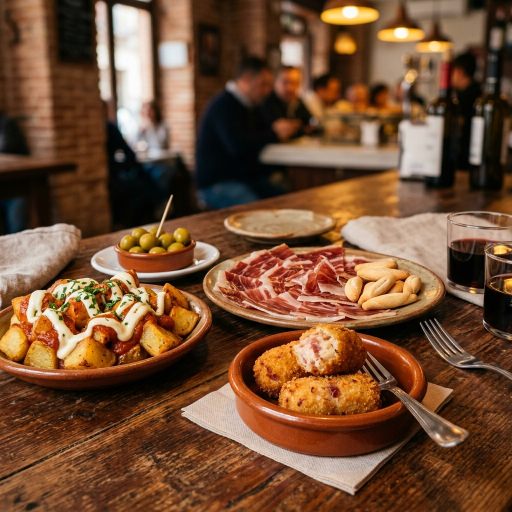
#> input picture assets/generated/tapas_spread.png, 1024 x 1024 px (shown at 1/2 size); its folder holds 5 pictures in this run
$ python optimize_images.py
#> lines starting #> are read from the running program, lines starting #| are printed output that depends on the picture
#!/usr/bin/env python3
"""Rebuild visual derivatives with Pillow (optional asset-maintenance tool)."""
from pathlib import Path
import json
import shutil
from PIL import Image

ROOT = Path(__file__).resolve().parents[1]
metrics = []
for source in sorted((ROOT / 'assets').rglob('*.png')):
    if 'logos' in source.parts or source.stem == 'sports_match':
        continue
    image = Image.open(source).convert('RGB')
#> image is the input picture: PIL image 1024x1024 RGB; mean R, G, B 116, 78.8, 52.5
    output = source.with_suffix('.webp')
    image.save(output, 'WEBP', quality=92, method=6)
    metrics.append({'source': str(source.relative_to(ROOT)), 'output': str(output.relative_to(ROOT)),
                    'source_bytes': source.stat().st_size, 'output_bytes': output.stat().st_size,
                    'width': image.width, 'height': image.height})
    for width in [480, 960, 1440]:
        if width < image.width:
            height = round(image.height * width / image.width)
            image.resize((width, height), Image.Resampling.LANCZOS).save(
                source.with_name(f'{source.stem}-{width}.webp'), 'WEBP', quality=92, method=6)
#> this loop made 3 passes
#> pass 1, `image.resize((width, height), Image.Resampling.LANCZOS).save( source.w..`:
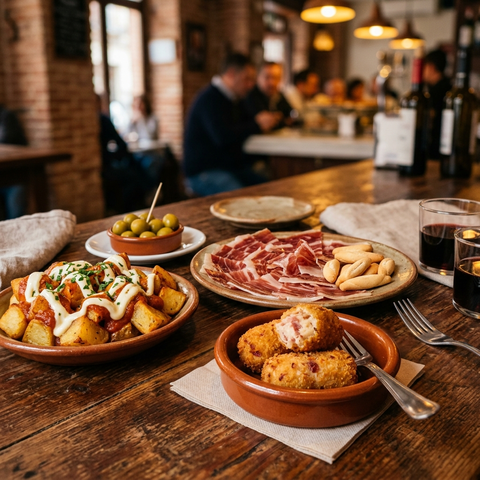
#> saved as tapas_spread-480.webp: PIL image 480x480 RGB; mean R, G, B 116, 78.8, 52.5
#> pass 2, `image.resize((width, height), Image.Resampling.LANCZOS).save( source.w..`:
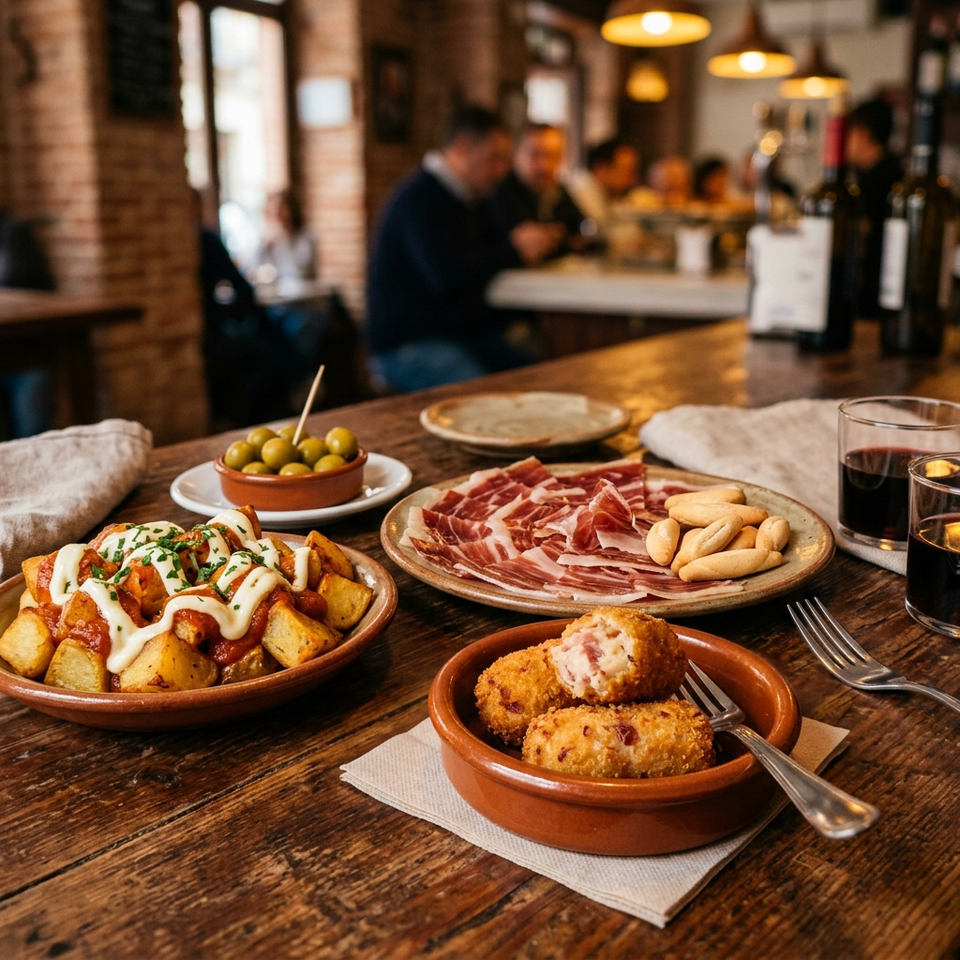
#> saved as tapas_spread-960.webp: PIL image 960x960 RGB; mean R, G, B 116, 78.8, 52.5
shutil.copyfile(ROOT / 'assets/generated/tapas_spread.png', ROOT / 'assets/generated/tapas_spread.jpg')
#> (the run stopped early here; a loop or call above may not have finished)
